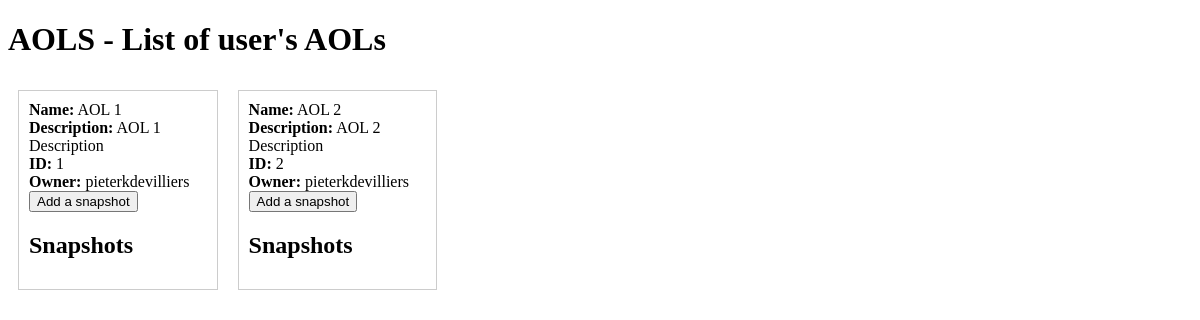
The page /aols/ (signed in) on the database as committed earlier.
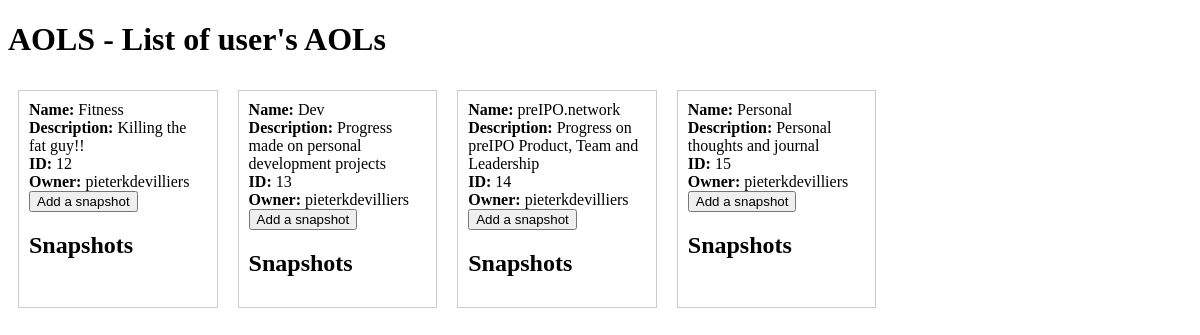
The same page on the database as committed later.
### snapshots/models.py (models this page shows, shortened)
class AreaOfLife(models.Model):
    owner = models.ForeignKey('auth.User', on_delete=models.CASCADE)
    name = models.CharField(max_length=200)
    description = models.TextField()

### rule4be/page_views.py (the view)
# urls.py: path('aols/', page_views.load_aols_page, name='load_aols_page'),
@login_required
def load_aols_page(request):
    aols = request.user.areaoflife_set.all()
    today = datetime.now().strftime('%Y-%m-%d')
    yesterday = (datetime.now() - timezone.timedelta(days=1)).strftime('%Y-%m-%d')
    last_week = (datetime.now() - timezone.timedelta(days=7)).strftime('%Y-%m-%d')
    last_month = (datetime.now() - relativedelta(months=1)).strftime('%Y-%m-%d')
    last_year = (datetime.now() - relativedelta(years=1)).strftime('%Y-%m-%d')
    for aol in aols:
        aol.snapshots = {
            'today' : Snapshot.objects.filter(created=today, area_of_life=aol),
            'yesterday' : Snapshot.objects.filter(created=yesterday, area_of_life=aol),
            'last_week' : Snapshot.objects.filter(created=last_week, area_of_life=aol),
            'last_month' : Snapshot.objects.filter(created=last_month, area_of_life=aol),
            'last_year' : Snapshot.objects.filter(created=last_year, area_of_life=aol),
        }
    context = {
        'aols': aols,
    }
    return render(request, 'rule4be/aols.html', context)

### rule4be/templates/rule4be/aols.html (shortened to what this page needs)
{% extends 'rule4be/main.html' %}
{% load static %}
{% block content %}
<h1>AOLS - List of user's AOLs</h1>
<div class="aol-container">
    {% for area_of_life in aols %}
    <div class="aol-item">
        <form hx-get="{% url 'load_today_snapshot_page' area_of_life.id %}" hx-trigger="submit" hx-target="#login-form"
            id="login-form">
            <strong>Name:</strong> {{ area_of_life.name }}<br>
            <strong>Description:</strong> {{ area_of_life.description }}<br>
            <strong>ID:</strong> {{ area_of_life.id }}<br>
            <strong>Owner:</strong> {{ area_of_life.owner }}<br>
            <button type="submit">Add a snapshot</button>
        </form>
        <div>
            <h2>Snapshots</h2>
        </div>
    </div>
    {% endfor %}
</div>
{% endblock %}

### rule4be/templates/rule4be/main.html (shortened to what this page needs)
{% load static %}
<!DOCTYPE html>
<html lang="en">
<head>
    <link rel="stylesheet" href="{% static 'css/styles.css' %}">
</head>
<body>
    {% block content %}
    {% endblock %}
</body>
</html>

### static/css/styles.css (style rules this page uses)
.aol-container { display: flex; flex-wrap: wrap; }
.aol-item { width: 15%; margin: 10px; border: 1px solid #ccc; padding: 10px; }

Rows that differ between the two databases and show on the page:
removed AreaOfLife: name "AOL 1", description "AOL 1 Description", id "1", owner "pieterkdevilliers"
no longer on this page (row edited): AreaOfLife: name "AOL 2", description "AOL 2 Description", id "2", owner "pieterkdevilliers"
added AreaOfLife: name "Fitness", description "Killing the fat guy!!", id "12", owner "pieterkdevilliers"
added AreaOfLife: name "Dev", description "Progress made on personal development projects", id "13", owner "pieterkdevilliers"
added AreaOfLife: name "preIPO.network", description "Progress on preIPO Product, Team and Leadership", id "14", owner "pieterkdevilliers"
added AreaOfLife: name "Personal", description "Personal thoughts and journal", id "15", owner "pieterkdevilliers"
